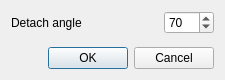
<?xml version="1.0" encoding="UTF-8"?>
<ui version="4.0">
 <class>CImportWindow</class>
 <widget class="QDialog" name="CImportWindow">
  <property name="windowModality">
   <enum>Qt::NonModal</enum>
  </property>
  <property name="geometry">
   <rect>
    <x>0</x>
    <y>0</y>
    <width>225</width>
    <height>80</height>
   </rect>
  </property>
  <property name="sizePolicy">
   <sizepolicy hsizetype="Preferred" vsizetype="Preferred">
    <horstretch>0</horstretch>
    <verstretch>0</verstretch>
   </sizepolicy>
  </property>
  <property name="windowTitle">
   <string>Import Settings</string>
  </property>
  <property name="sizeGripEnabled">
   <bool>false</bool>
  </property>
  <layout class="QVBoxLayout" name="verticalLayout">
   <item>
    <layout class="QHBoxLayout" name="horizontalLayout">
     <item>
      <widget class="QLabel" name="label">
       <property name="text">
        <string>Detach angle</string>
       </property>
      </widget>
     </item>
     <item>
      <widget class="QSpinBox" name="spinBoxDetachAngle">
       <property name="sizePolicy">
        <sizepolicy hsizetype="Fixed" vsizetype="Fixed">
         <horstretch>0</horstretch>
         <verstretch>0</verstretch>
        </sizepolicy>
       </property>
       <property name="minimumSize">
        <size>
         <width>50</width>
         <height>0</height>
        </size>
       </property>
       <property name="maximumSize">
        <size>
         <width>50</width>
         <height>16777215</height>
        </size>
       </property>
       <property name="wrapping">
        <bool>false</bool>
       </property>
       <property name="frame">
        <bool>true</bool>
       </property>
       <property name="suffix">
        <string/>
       </property>
       <property name="prefix">
        <string/>
       </property>
       <property name="minimum">
        <number>1</number>
       </property>
       <property name="maximum">
        <number>359</number>
       </property>
       <property name="singleStep">
        <number>5</number>
       </property>
       <property name="value">
        <number>70</number>
       </property>
      </widget>
     </item>
    </layout>
   </item>
   <item>
    <spacer name="verticalSpacer">
     <property name="orientation">
      <enum>Qt::Vertical</enum>
     </property>
     <property name="sizeHint" stdset="0">
      <size>
       <width>20</width>
       <height>40</height>
      </size>
     </property>
    </spacer>
   </item>
   <item>
    <widget class="QDialogButtonBox" name="buttonBox">
     <property name="orientation">
      <enum>Qt::Horizontal</enum>
     </property>
     <property name="standardButtons">
      <set>QDialogButtonBox::Cancel|QDialogButtonBox::Ok</set>
     </property>
    </widget>
   </item>
  </layout>
 </widget>
 <resources/>
 <connections>
  <connection>
   <sender>buttonBox</sender>
   <signal>accepted()</signal>
   <receiver>CImportWindow</receiver>
   <slot>accept()</slot>
   <hints>
    <hint type="sourcelabel">
     <x>248</x>
     <y>254</y>
    </hint>
    <hint type="destinationlabel">
     <x>157</x>
     <y>274</y>
    </hint>
   </hints>
  </connection>
  <connection>
   <sender>buttonBox</sender>
   <signal>rejected()</signal>
   <receiver>CImportWindow</receiver>
   <slot>reject()</slot>
   <hints>
    <hint type="sourcelabel">
     <x>316</x>
     <y>260</y>
    </hint>
    <hint type="destinationlabel">
     <x>286</x>
     <y>274</y>
    </hint>
   </hints>
  </connection>
 </connections>
</ui>
